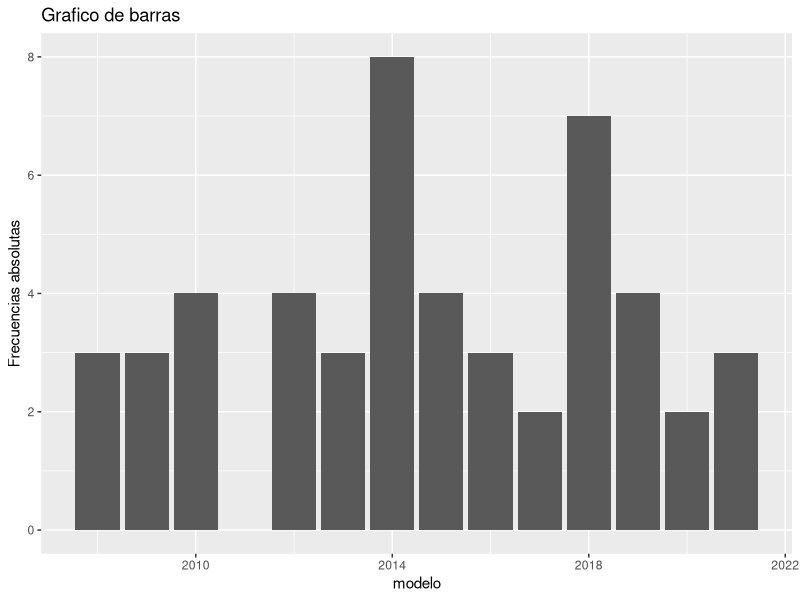
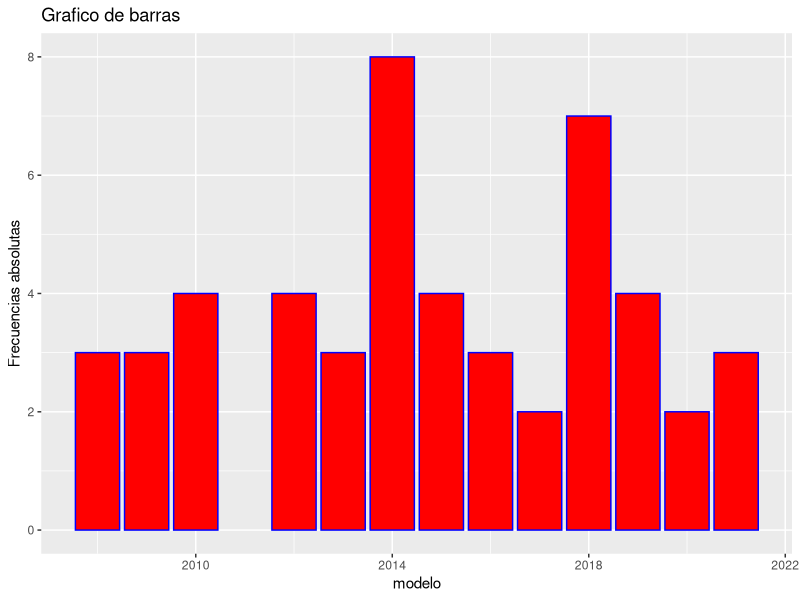
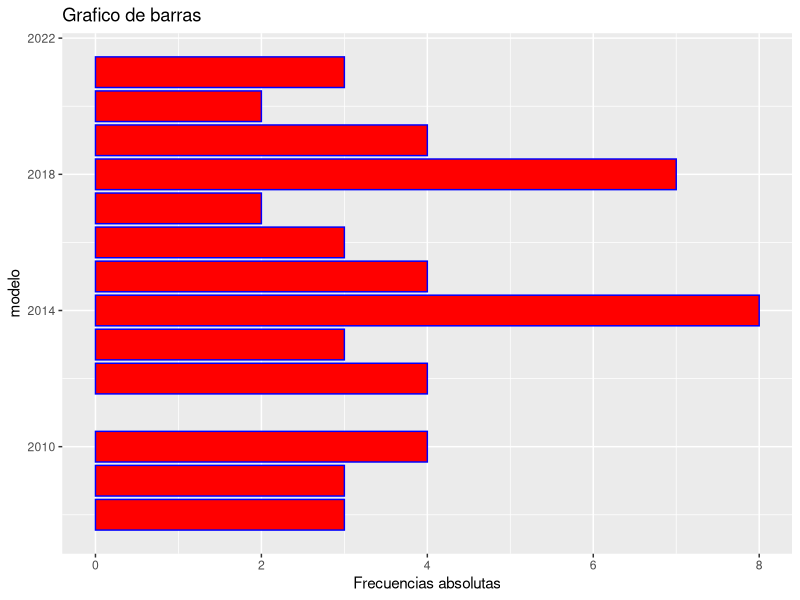
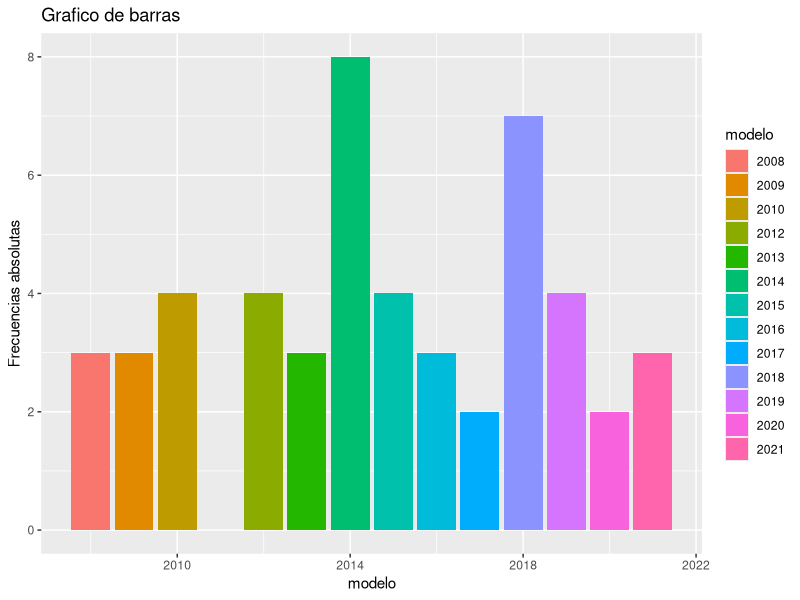
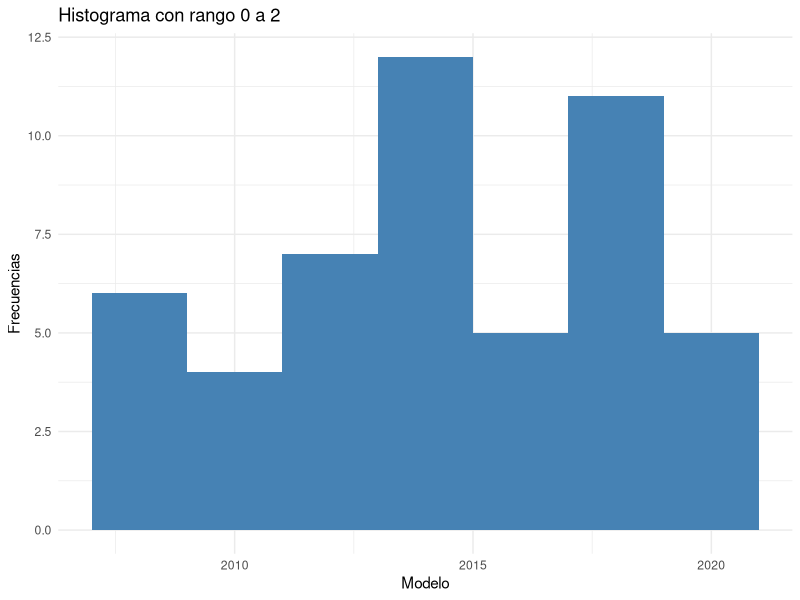
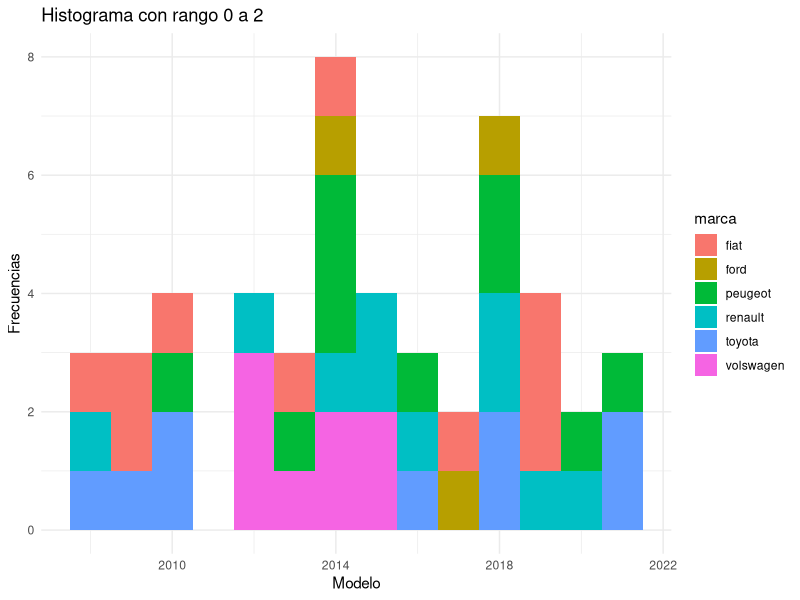
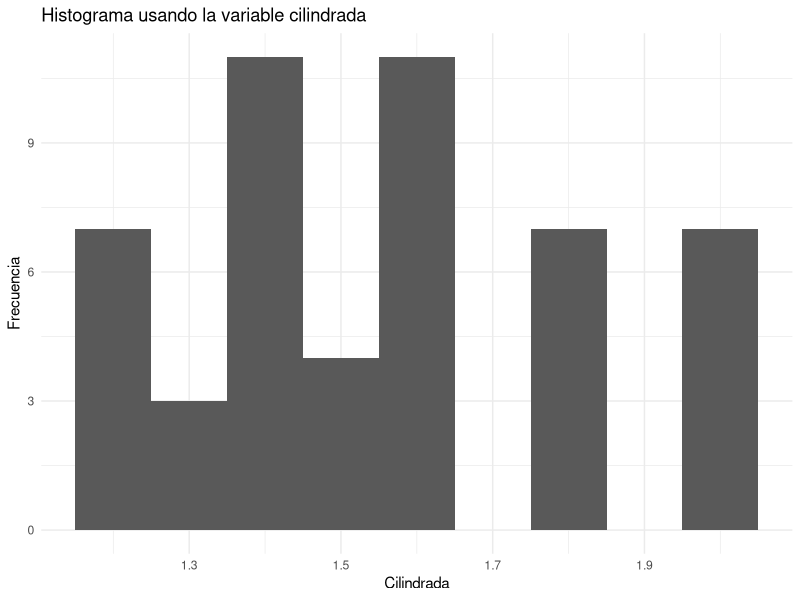
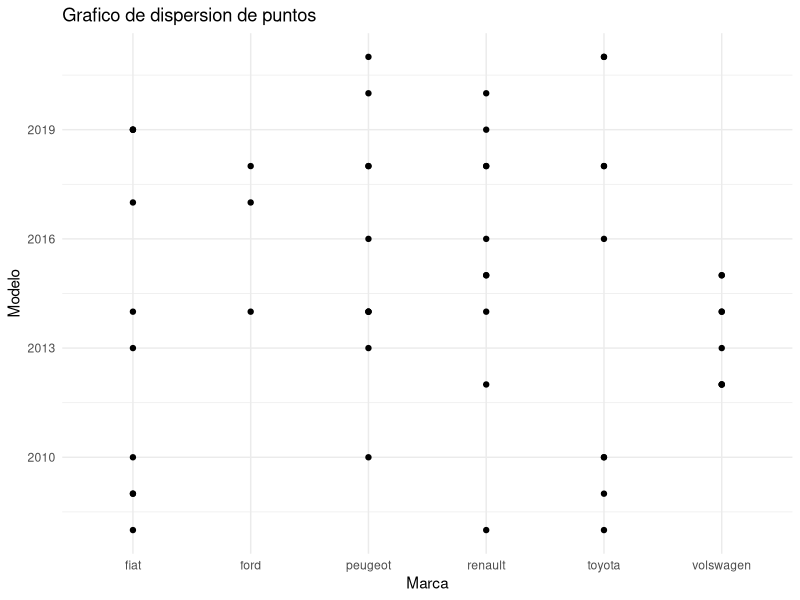

These figures' R source, in order:
library(readxl)
library(ggplot2)
base_de_datos <- read_excel("../base_de_datos_tp3.xlsx")
base_de_datos
head(diamonds)

# Ejercicio a.1: Grafico barplot variable modelo de auto
ggplot(base_de_datos, aes(x = modelo)) +
  geom_bar() +
  ylab("Frecuencias absolutas") +
  ggtitle("Grafico de barras")


# Ejercicio a.2: Barplot con colores
ggplot(base_de_datos, aes(x = modelo)) +
  geom_bar(color = "blue", fill = "red") +
  ylab("Frecuencias absolutas") +
  ggtitle("Grafico de barras")


# Ejercicio a.3: Barplot con las cordenadas invertidas
ggplot(base_de_datos, aes(x = modelo)) +
  geom_bar(color = "blue", fill = "red") +
  ylab("Frecuencias absolutas") +
  ggtitle("Grafico de barras") +
  coord_flip()


# Ejercicio a.4: por distintos colores 
ggplot(base_de_datos, aes(x = modelo, fill = as.factor(modelo))) +
  geom_bar() +
  ylab("Frecuencias absolutas") +
  ggtitle("Grafico de barras") +
  labs(fill = "modelo")

# Ejercicio b.1: Histograma con rango 0 a 2
ggplot(base_de_datos) +
  geom_histogram(binwidth = 2, aes(x = modelo), fill = "steelblue") +
  xlab("Modelo") +
  ylab("Frecuencias") +
  ggtitle("Histograma con rango 0 a 2") +
  theme_minimal()

# Ejercicio b.2: Histograma usando cortes
ggplot(base_de_datos) +
  geom_histogram(binwidth = 1, aes(x = modelo, fill = marca)) +
  xlab("Modelo") +
  ylab("Frecuencias") +
  ggtitle("Histograma con rango 0 a 2") +
  theme_minimal()

# Ejercicio b.3: Histograma usando la varible cilindrada
ggplot(base_de_datos) +
  geom_histogram(binwidth = 0.1, aes(x = cilindrada)) +
  xlab("Cilindrada") +
  ylab("Frecuencia") +
  ggtitle("Histograma usando la variable cilindrada") +
  theme_minimal()

# Ejercicio c: Grafico de dispersion de puntos
ggplot(base_de_datos, aes(marca, modelo)) +
  geom_point() +
  xlab("Marca") +
  ylab("Modelo") +
  ggtitle("Grafico de dispersion de puntos") +
  theme_minimal()  
  



